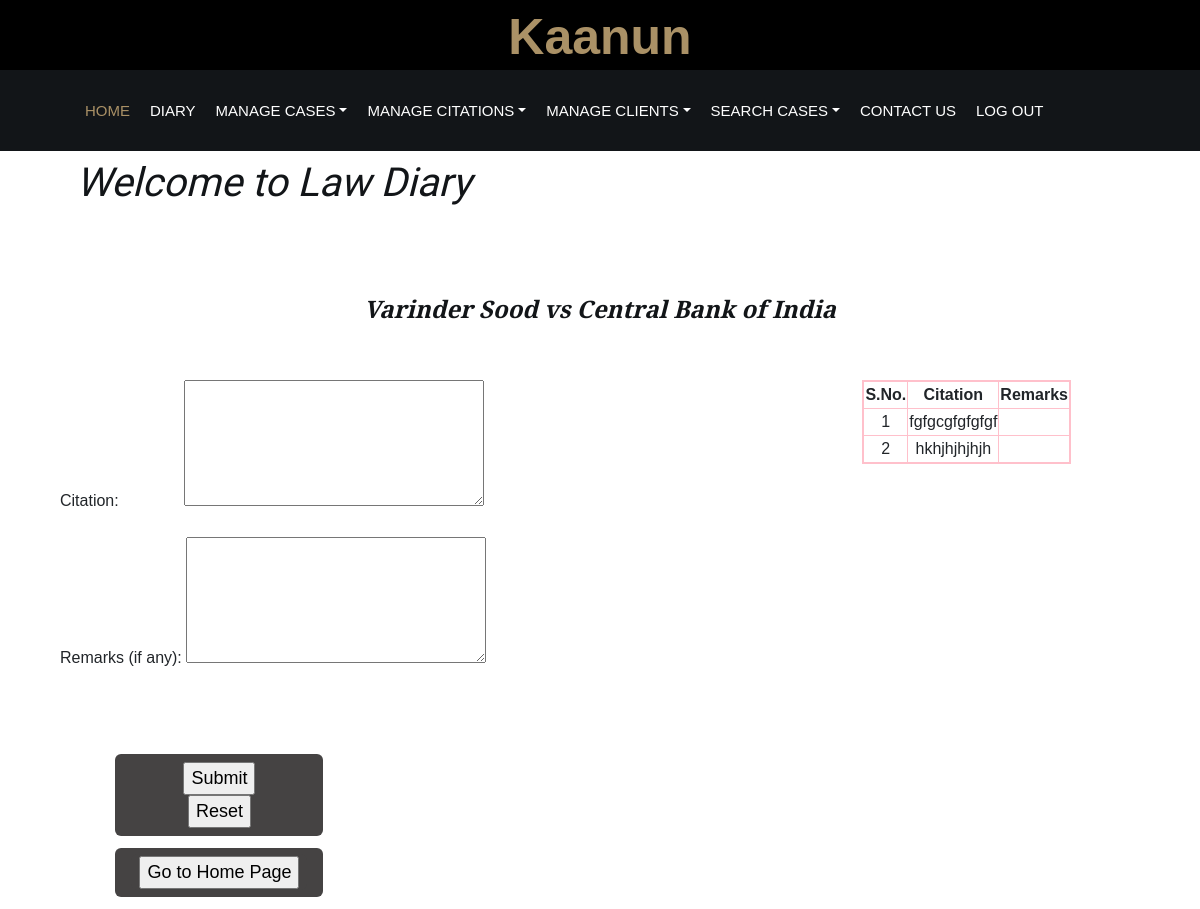
Screenshot of /citations/addToCase.php?caseid=4 (signed in) with the database file from the repository.
### tables this page shows
CREATE TABLE `cases` (
  `caseNum` int(15) NOT NULL,
  `userId` int(15) NOT NULL,
  `firstParty` varchar(500) NOT NULL,
  `secondParty` varchar(500) NOT NULL,
  `whomRepresent` varchar(400) NOT NULL,
  `oppCouncil` varchar(5000) NOT NULL,
  `oppCouncilPhn` varchar(20) NOT NULL,
  `startedOn` date NOT NULL,
  `type` varchar(500) NOT NULL,
  `courtType` varchar(500) NOT NULL,
  `magistrate` int(15) NOT NULL,
  `remarks` varchar(5000) NOT NULL,
  `isTransferred` varchar(30) NOT NULL,
  `isDecided` varchar(30) NOT NULL,
  `status` varchar(30) NOT NULL
);

CREATE TABLE `citation_cases` (
  `idCit` int(15) NOT NULL,
  `userid` int(15) NOT NULL,
  `caseid` int(15) NOT NULL,
  `citations` varchar(6000) NOT NULL,
  `remarks` varchar(5000) NOT NULL
);

### citations/addToCase.php (the view, shortened to what this page needs)
<!DOCTYPE html>
<html>
<head>
    <link href="css/style.css" rel="stylesheet">
    <link href="https://stackpath.bootstrapcdn.com/bootstrap/4.4.1/css/bootstrap.min.css" rel="stylesheet">
    <link href="https://cdnjs.cloudflare.com/ajax/libs/font-awesome/5.10.0/css/all.min.css" rel="stylesheet">
    <link href="lib/animate/animate.min.css" rel="stylesheet">
    <link href="lib/owlcarousel/assets/owl.carousel.min.css" rel="stylesheet">
    <link href="../css/index_style.css" rel="stylesheet">
</head>
<body>
    <div class="wrapper">
        <div class="top-bar">
            <div class="container-fluid">
                <div class="row">
                    <div class="logo">
                        <center>
                            <a href="./index.php" class="link_head">
                                <p>Kaanun</p>
                            </a>
                        </center>
                    </div>
                </div>
            </div>
        </div>
    </div>
    <div class="nav-bar" style="margin:auto">
        <div class="container-fluid">
            <nav class="navbar navbar-expand-lg bg-dark navbar-dark">
                <div class="collapse navbar-collapse justify-content-between" id="navbarCollapse">
                    <div class="navbar-nav mr-auto">
                        <a href="../home.php" class="nav-item nav-link active">Home</a>
                        <a href="../diary/dateRetrieve.php" class="nav-item nav-link">Diary</a>
                        <div class="nav-item dropdown">
                            <a href="#" class="nav-link dropdown-toggle" data-toggle="dropdown">Manage Cases</a>
                        </div>
                        <div class="nav-item dropdown">
                            <a href="#" class="nav-link dropdown-toggle" data-toggle="dropdown">Manage Citations</a>
                        </div>
                        <div class="nav-item dropdown">
                            <a href="#" class="nav-link dropdown-toggle" data-toggle="dropdown">Manage Clients</a>
                        </div>
                        <div class="nav-item dropdown">
                            <a href="#" class="nav-link dropdown-toggle" data-toggle="dropdown">Search Cases</a>
                        </div>
                        <a href="../home.php #footer" class="nav-item nav-link">Contact Us</a>
                        <a href="../index.php" class="nav-item nav-link">Log Out</a>
                    </div>
                </div>
            </nav>
        </div>
    </div>
    <nav id="navbar" class="navbar order-last order-lg-4" style="margin-left: 5%;">
        <h3 style="font-family: 'Tangerine', serif; font-size: 40px; display: inline;">Welcome to Law Diary</h3>
    </nav>
    <br><br><br>
    <?php
    $mysqli = new mysqli("localhost", "root", "", "lawdiary");
    $caseId = $_GET['caseid'];
    $userId = $_SESSION["userID"];
    ?>
    <?php
    $nameSql = "select * from cases where caseNum=$caseId and userId=$userId";
    $nameRes = $mysqli->query($nameSql);
    $nameRow = $nameRes->fetch_assoc();
    $vs = ' vs ';
    $caseName = $nameRow['firstParty'] . $vs . $nameRow['secondParty'];
    ?>
    <h4>
        <center><b><?php echo $caseName ?></b></center>
    </h4><br><br>
    <div class="container" style="display:flex">
        <div class="col" style="flex:1">
            <form id="citationForm" action="./citationCase.php" method="post">
                Citation: &ensp;&ensp;&ensp;&ensp;&ensp;&ensp;&ensp; <textarea name="citation" rows=5 cols=30 required></textarea><br><br>
                Remarks (if any): <textarea name="remarks" rows=5 cols=30></textarea><br><br><br><br>
                <div class="button" style="float: center; width: 30%; margin-left: 8%">
                    <center><input type="submit"><br>
                        <input type="reset">
                    </center>
                </div>
            </form>
            <div class="button" style="float: center; width: 30%; margin-left: 8%">
                <center>
                    <form action="../home.php" class="button" style="display: inline;">
                        <input type="submit" value="Go to Home Page">
                    </form>
                </center>
            </div>
        </div>
        <div class="col" style="flex:0.5; margin-left:10px">
            <?php
            $sqlCit = "select * from citation_cases where caseid=$caseId and userid=$userId";
            $resultCit = $mysqli->query($sqlCit);
            if ($resultCit->num_rows > 0) {
                $sno = 1;
                echo "<center><table border='1'><tr>
                        <th><center>S.No.</center></th>
                        <th><center>Citation</center></th>
                        <th><center>Remarks</center></th>
                        </tr>";
                while ($rowCit = $resultCit->fetch_assoc()) {
                    echo "<tr><td><center>" . $sno . "</center></td>";
                    $sno++;
                    echo "<td><center>" . $rowCit['citations'] . "</center></td>";
                    echo "<td><center>" . $rowCit['remarks'] . "</center></td></tr>";
                }
                echo "</table></center>";
            } else {
                echo "<center><h6>
                            No citations recorded yet.</h6></center>";
            }
            ?>
        </div>
    </div>
</body>
</html>

### css/style.css (style rules this page uses)
body { color: #666666; background: #ffffff; font-family: 'Roboto', sans-serif; font-weight: 400; }
h1, h2, h3, h4, h5, h6 { font-family: 'EB Garamond', serif; font-weight: 600; font-style: italic; color: #121518; }
a { color: #454545; transition: .3s; }
.wrapper { position: relative; width: 100%; max-width: 1366px; margin: 0 auto; background: #ffffff; }
.top-bar { position: relative; height: 90px; background: #000000; }
.top-bar .logo { padding: 15px 0; text-align: left; overflow: hidden; }
@media (min-width: 992px) { .top-bar { padding: 0 60px; } }
.link_head { text-decoration: none; }
.nav-bar { position: relative; padding: 20px 0; transition: .3s; }
.nav-bar .navbar { height: 100%; padding: 0; }
.navbar-dark .navbar-nav .nav-link, .navbar-dark .navbar-nav .nav-link:focus, .navbar-dark .navbar-nav .nav-link:hover, .navbar-dark .navbar-nav .nav-link.active { padding: 10px 10px 8px 10px; color: #ffffff; }
.navbar-dark .navbar-nav .nav-link:hover, .navbar-dark .navbar-nav .nav-link.active { color: #aa9166; transition: none; }
@media (min-width: 992px) { .nav-bar { padding: 20px 60px; } }
@media (min-width: 992px) { .nav-bar, .nav-bar .navbar { background: #121518 !important; } }
@media (min-width: 992px) { .nav-bar a.nav-link { padding: 8px 15px; font-size: 15px; text-transform: uppercase; } }

### css/index_style.css (style rules this page uses)
html { overflow-x: hidden; max-width: 100%; }
body { margin: 0; padding: 0; font-family: sans-serif; background: url() no-repeat; background-size: cover; overflow-x: hidden; max-width: 100%; }
.wrapper { position: relative; width: 100%; margin: 0 auto; background: #ffffff; }
.button { padding: 8px; color: #ffffff; background: none rgb(69, 67, 67); border: none; border-radius: 6px; font-size: 18px; cursor: pointer; margin: 12px 0; }
.top-bar { position: relative; height: 70px; background: #000000; text-align: center; display: block; width: 100%; margin: auto; }
.top-bar .logo { padding: 10px 0; text-align: center; overflow: hidden; display: block; margin: auto; }
.top-bar .logo p { color: #aa9166; font-size: 50px; line-height: 55px; font-weight: 800; text-align: center; float: center; display: block; margin: auto; }
.link_head { text-decoration: none; margin: auto; }
.nav-bar { position: relative; padding: 20px 0; transition: .3s; }
.nav-bar .navbar { height: 100%; padding: 0; }
.navbar-dark .navbar-nav .nav-link, .navbar-dark .navbar-nav .nav-link:focus, .navbar-dark .navbar-nav .nav-link:hover, .navbar-dark .navbar-nav .nav-link.active { padding: 10px 10px 8px 10px; color: #ffffff; }
.navbar-dark .navbar-nav .nav-link:hover, .navbar-dark .navbar-nav .nav-link.active { color: #aa9166; transition: none; }
@media (min-width: 992px) { .nav-bar { padding: 20px 60px; } }
@media (min-width: 992px) { .nav-bar, .nav-bar .navbar { background: #121518 !important; } }
@media (min-width: 992px) { .nav-bar a.nav-link { padding: 8px 15px; font-size: 15px; text-transform: uppercase; } }

### citations/addToCase.php (style rules this page uses)
table { border-style: solid; border-width: 2px; border-color: pink; }

### rows the page displays
cases: caseName "Varinder Sood vs Central Bank of India"
citation_cases: citations "fgfgcgfgfgfgf"
citation_cases: citations "hkhjhjhjhjh"
